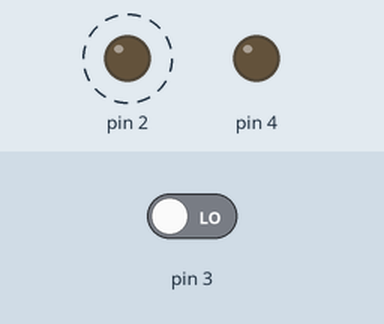
The sketch below on a simulated Arduino Uno, built with avr-gcc and run on an emulated ATmega328P. Shown: output pins drawn as LEDs (lit = HIGH). Dashed ring = blinking. Inputs (shaded band) come from the test bench; at power-on: pin 3 LOW.

Above: at 1.2 s.
1.3 s: pin 3 driven HIGH
At 2.8 s:
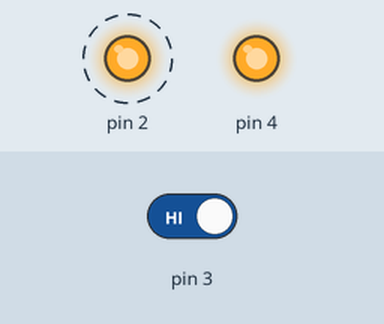
Timing chart, 0 to 10.3 s (numbered marks = the images above; inputs shaded):
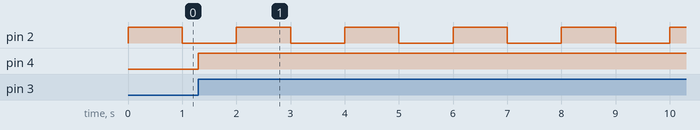

Measured:
- after the input at 1.3 s, pin 4: LOW → HIGH at once
- by itself, pin 2: alternates HIGH for 1.0 s and LOW for 1.0 s

The sketch:

Use_Interrupt.ino
```cpp
void setup() {
  // put your setup code here, to run once:
 attachInterrupt(1,detect,RISING);

  pinMode(4,OUTPUT);
  pinMode(3,INPUT);
  pinMode(2,OUTPUT);

}

void loop() {
  // put your main code here, to run repeatedly:
digitalWrite(2,HIGH);
delay(1000);
digitalWrite(2,LOW);
delay(1000);
}
void detect(){

  digitalWrite(4,HIGH);
}
```
